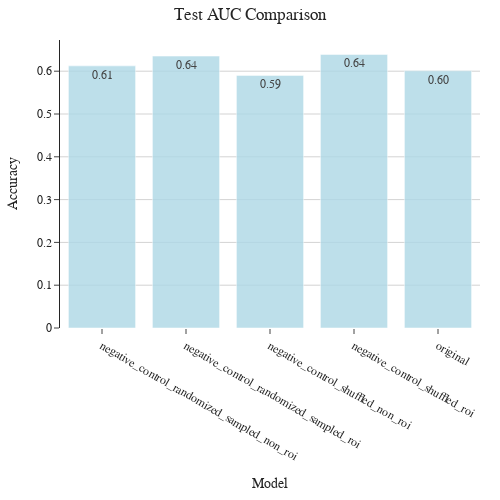

The notebook cell saved with this chart:
### Code cell
# Plot test accuracies
fig = plot_model_comparison(test_accuracies_dict, height=500)
fig.show() # Show the plot

### Figure 1 — Plotly figure (JSON) as saved in the notebook; plotly's stock layout.template omitted (floating-point values rounded to 4 significant figures)
{"data": [{"alignmentgroup": "True", "hovertemplate": "Model=%{x}<br>Accuracy=%{y}<extra></extra>", "legendgroup": "", "marker": {"color": "#ADD8E6", "opacity": 0.8, "pattern": {"shape": ""}}, "name": "", "offsetgroup": "", "orientation": "v", "showlegend": false, "textposition": "auto", "texttemplate": "%{y:.2f}", "type": "bar", "x": ["negative_control_randomized_sampled_non_roi", "negative_control_randomized_sampled_roi", "negative_control_shuffled_non_roi", "negative_control_shuffled_roi", "original"], "xaxis": "x", "y": [0.6125, 0.6353, 0.5901, 0.6392, 0.6008], "yaxis": "y"}], "layout": {"barmode": "relative", "font": {"family": "Arial", "size": 12}, "height": 500, "legend": {"tracegroupgap": 0}, "margin": {"b": 20, "l": 20, "r": 20, "t": 40}, "showlegend": false, "title": {"text": "Test AUC Comparison", "x": 0.5, "xanchor": "center"}, "width": 500, "xaxis": {"anchor": "y", "domain": [0, 1], "showgrid": false, "showline": false, "tickfont": {"size": 12}, "title": {"text": "Model"}}, "yaxis": {"anchor": "x", "domain": [0, 1], "gridcolor": "lightgrey", "showgrid": true, "tickfont": {"size": 12}, "title": {"text": "Accuracy"}}}}
